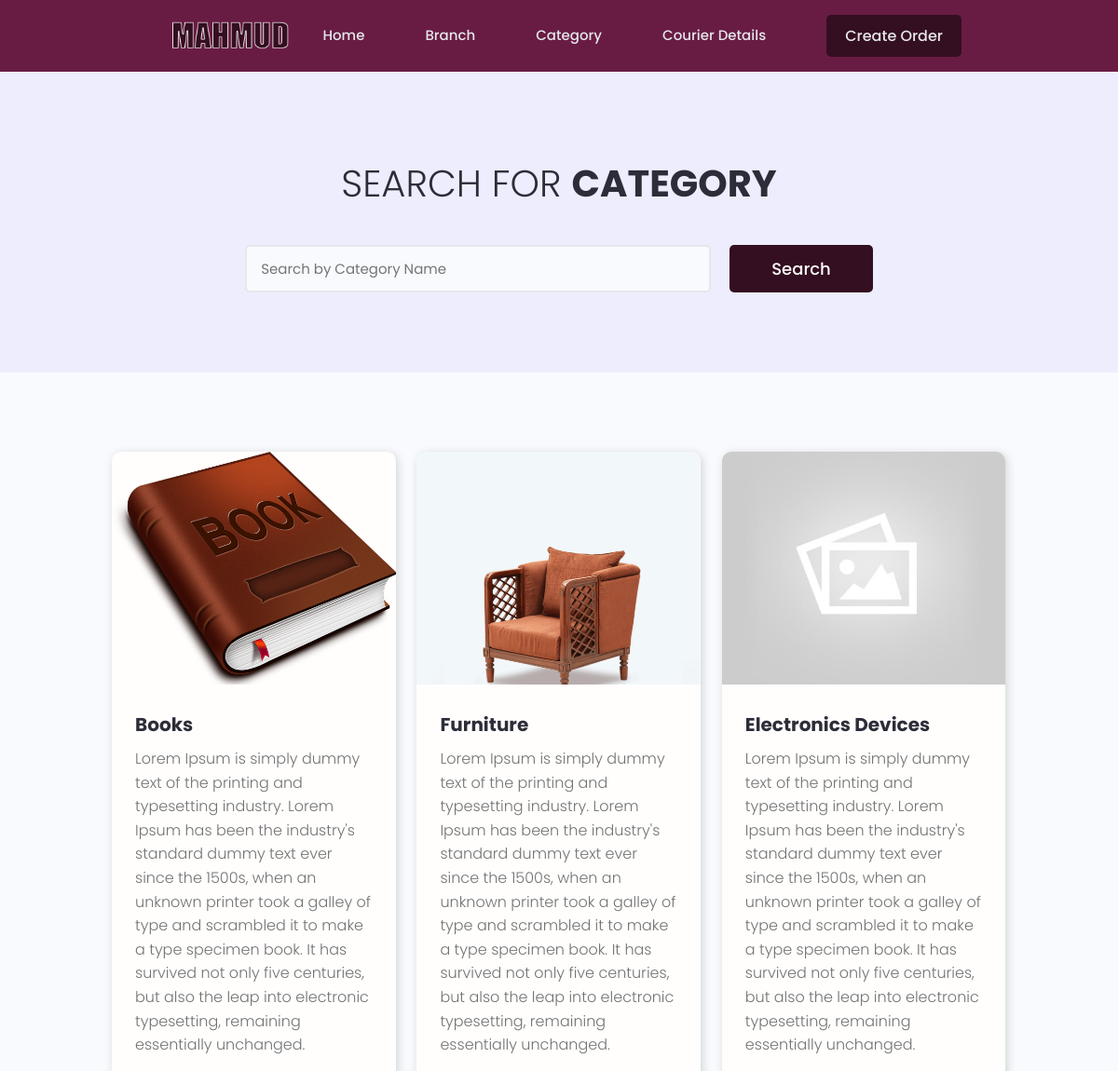
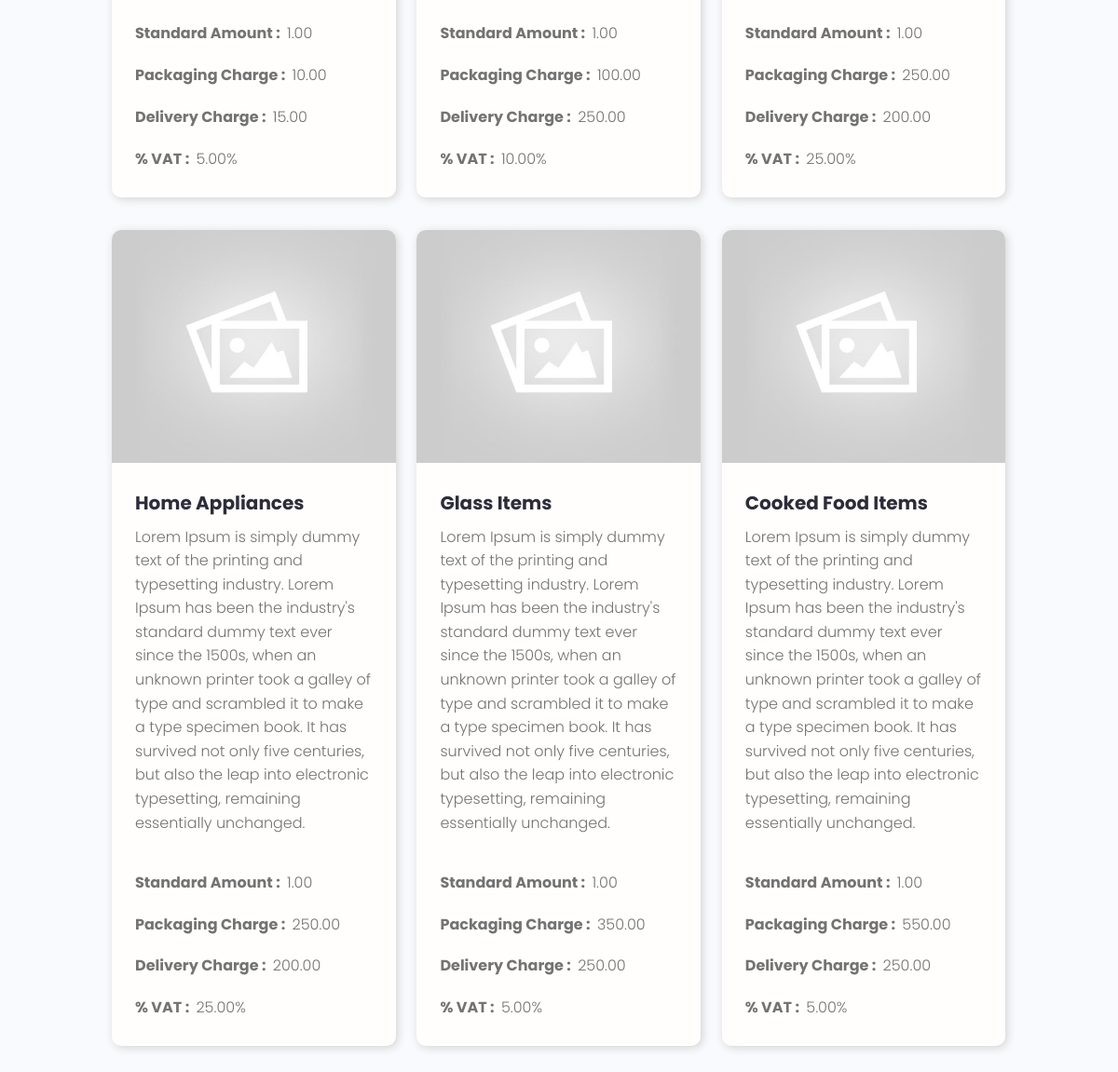
The page /category/ on the database its author committed (2 pictures, top to bottom).
### category/models.py (models this page shows, shortened)
class Category(models.Model):
    category_id = models.UUIDField(default=uuid.uuid4, unique=True, primary_key=True, editable=False)
    category_name = models.CharField(max_length=200, unique=True)
    category_description = models.TextField(null=True,blank=True)
    category_image = models.ImageField(null=True, blank=True, default='default.jpg')
    category_quantity = models.DecimalField(max_digits=10, decimal_places=2, default=1)
    packaging_charge = models.DecimalField(max_digits=10, decimal_places=2)
    delivery_charge = models.DecimalField(max_digits=10, decimal_places=2)
    category_vat = models.DecimalField(max_digits=10, decimal_places=2, default=5)
    category_created = models.DateTimeField(auto_now_add=True)
    @property
    def imageURL(self):
        try:
            img = self.category_image.url
        except:
            img = ''
        return img

### category/views.py (the view)
# urls.py: path('category/', views.category, name='category'),
def category(req):
    category = Category.objects.all()
    context = {'category':category}
    return render(req,'category/category.html',context)

### category/templates/category/category.html (shortened to what this page needs)
<!DOCTYPE html>
{% extends 'main.html' %}
    {% block content %}
    <main class="projects">
        <section class="hero-section text-center top-padding">
        <div class="container container--narrow">
            <div class="hero-section__box">
            <h2>Search for <span>Category</span></h2>
            </div>
            <div class="hero-section__search">
            <form class="form" action="#" method="get">
                <div class="form__field">
                <input class="input input--text" id="formInput#search" type="text" name="text"
                    placeholder="Search by Category Name" />
                </div>
                <input class="btn btn--sub btn--lg" type="submit" value="Search" />
            </form>
            </div>
        </div>
        </section>
        <section class="projectsList">
            <div class="container">
                <div class="grid grid--three">
                    {% for cat in category %}
                    <div class="column">
                        <div class="card project">
                            <a href="#" class="card-a project">
                                <img class="project__thumbnail" src="{{cat.imageURL}}" alt="project thumbnail" />
                                <div class="card__body">
                                <h3 class="project__title">{{cat.category_name}}</h3>
                                <p class="project--rating">{{cat.category_description}}</p>
                                <h4><span style="font-weight: bold;">Standard Amount    :</span> <span>{{cat.category_quantity}}</span></h4>
                                <h4><span style="font-weight: bold;">Packaging Charge   :</span> <span>{{cat.packaging_charge}}</span></h4>
                                <h4><span style="font-weight: bold;">Delivery Charge    :</span> <span>{{cat.delivery_charge}}</span></h4>
                                <h4><span style="font-weight: bold;">% VAT              :</span> <span>{{cat.category_vat}}%</span></h4>
                                </div>
                            </a>
                        </div>
                    </div>
                    {%endfor%}
                </div>
            </div>
        </section>
    </main>
    {% endblock content %}

### static/styles/app.css (style rules this page uses)
body { margin: 0; padding: 0; }
:root { --color-sub: #2d2d39; }
.btn--sub { background-color: #340e21; }
.top-padding { padding-top: 100px; }
.card { border: none; border-radius: 10px; overflow: hidden; box-shadow: 2px 2px 10px lightgray; transition: box-shadow .3s ease-in-out; }
.card-a { width: 100%; }
img { width: 100%; }
.hero-section { height: 50vh !important; display: flex; align-items: center; background-color: var(--color-sub); }
.hero-section__box { margin-bottom: 4rem; }
.hero-section__box > h2, .hero-section__box > h2 > span { font-size: 4rem; color: var(--color-light); line-height: 1.3; text-transform: uppercase; }
.hero-section__box > h2 { font-weight: 300; }
.hero-section__box > h2 > span { font-weight: 700; }
.hero-section__search > .form { display: flex; align-items: center; justify-content: center; gap: 2rem; }
.hero-section__search > .form input.input--text { width: 50rem; }
.project--rating { margin-bottom: 1.6em; margin-top: .5em; }
.projects > .hero-section { background: var(--color-sub-lighter); height: 30vh; }
.projects .hero-section__box { margin-bottom: 2.5rem; }
.projects .hero-section__box > h2 { color: var(--color-sub); }
.projects .hero-section__box > h2 > span { font-weight: 700; color: var(--color-sub); }
.projectsList { margin-top: 8rem; }
.project__thumbnail { height: 25rem; object-fit: cover; object-position: top center; }
.project__title { font-size: 2rem; font-weight: 700; color: var(--color-sub); }

### static/uikit/styles/modules/_variables.css (style rules this page uses)
:root { --color-main: #5aa5b9; --color-main-light: #e6faff; --color-sub: #3f4156; --color-sub-light: #51546e; --color-sub-lighter: #ededfd; --color-text: #737373; --color-gray: #8b8b8b; --color-light: #e5e7eb; --color-light-gray: #767676; --color-bg: #f8fafd; --color-white: #fffefd; --color-white-light: #f3f3f3; --color-success: #359e64; --color-success-bg: #def8e8; --color-error: #fc4b0b; --color-error-bg: #fff2ee; --font-base: 'Poppins', arial, helvetica, 'Segoe UI', roboto, ubuntu, sans-serif; --font-monospace: 'Fira Code', 'Courier New', courier, monospace; --font-regular: 300; --font-medium: 500; --font-bold: 700; --generic-shadow: 1px 1px 5px #00000010; --generic-transition: all 0.3s ease-in-out; }

### static/uikit/styles/modules/_base.css (style rules this page uses)
* { margin: 0; padding: 0; box-sizing: border-box; text-rendering: optimizeLegibility; color: inherit; font-size: inherit; }
html { font-size: 50%; }
@media only screen and (min-width: 480px) { html { font-size: 56.25%; } }
@media only screen and (min-width: 1200px) { html { font-size: 62.5%; } }
body { line-height: 1.6; font-weight: 400; font-size: 1.5rem; color: var(--color-text); background-color: var(--color-bg); min-height: 100vh; }

### static/uikit/styles/modules/_typography.css (style rules this page uses)
* { font-family: var(--font-base); }
h2 { font-size: 3.6rem; font-weight: var(--font-bold); }
h3 { font-size: 3.2rem; font-weight: var(--font-medium); }
h4 { font-size: 2.8rem; font-weight: var(--font-medium); }
p, span, strong { font-size: 1.6rem; color: var(--color-text); font-weight: var(--font-regular); }
a { padding-bottom: 2px; text-decoration: none; display: inline-block; color: var(--color-main); font-weight: var(--font-medium); }

### static/uikit/styles/modules/_utilities.css (style rules this page uses)
.container { width: 92%; max-width: 165rem; margin: 0 auto; box-sizing: border-box; }
.container--narrow { width: 92%; max-width: 120rem; }
@media screen and (min-width: 1000px) { .container { width: 90%; } }
@media screen and (min-width: 1000px) { .container--narrow { width: 85%; } }
@media screen and (min-width: 1200px) { .container { width: 80%; } }
@media screen and (min-width: 1200px) { .container--narrow { width: 72%; } }
.text-center { text-align: center; }

### static/uikit/styles/modules/_button.css (style rules this page uses)
.btn { display: inline-block; position: relative; cursor: pointer; background-color: var(--color-light); font-weight: var(--font-medium); color: var(--color-sub); text-decoration: none; padding: 1rem 2rem; border-radius: 0.5rem; border: none; width: -webkit-fit-content; width: -moz-fit-content; width: fit-content; height: -webkit-fit-content; height: -moz-fit-content; height: fit-content; font-size: 1.6rem; outline-width: 0; outline-color: transparent; -webkit-backface-visibility: hidden; backface-visibility: hidden; transition: all 0.3s ease-in-out; }
.btn--sub { background-color: var(--color-sub); color: var(--color-white); }
.btn--lg { font-size: 1.8rem; padding: 1.2rem 4.5rem; }

### static/uikit/styles/modules/_card.css (style rules this page uses)
.card { border-radius: 1rem; background-color: var(--color-white); border: 1.5px solid var(--color-light); width: auto; height: auto; margin-top: 0.5rem; margin-bottom: 0.5rem; overflow: hidden; }
.card__body, .card__header { padding: 2rem 2.5rem; }

### rows shown on the page
Category: imageURL (picture), category_name "Books", category_description "Lorem Ipsum is simply dummy text of the printing and typesetting industry. Lorem Ipsum has been the industry's standard dummy text ever since the 1500s, when an unknown printer took a galley of type and scrambled it to make a type specimen book. It has survived not only five centuries, but also the leap into electronic typesetting, remaining essentially unchanged.", category_quantity "1.00", packaging_charge "10.00", delivery_charge "15.00", category_vat "5.00"
Category: imageURL (picture), category_name "Furniture", category_description "Lorem Ipsum is simply dummy text of the printing and typesetting industry. Lorem Ipsum has been the industry's standard dummy text ever since the 1500s, when an unknown printer took a galley of type and scrambled it to make a type specimen book. It has survived not only five centuries, but also the leap into electronic typesetting, remaining essentially unchanged.", category_quantity "1.00", packaging_charge "100.00", delivery_charge "250.00", category_vat "10.00"
Category: imageURL (placeholder picture), category_name "Electronics Devices", category_description "Lorem Ipsum is simply dummy text of the printing and typesetting industry. Lorem Ipsum has been the industry's standard dummy text ever since the 1500s, when an unknown printer took a galley of type and scrambled it to make a type specimen book. It has survived not only five centuries, but also the leap into electronic typesetting, remaining essentially unchanged.", category_quantity "1.00", packaging_charge "250.00", delivery_charge "200.00", category_vat "25.00"
Category: imageURL (placeholder picture), category_name "Home Appliances", category_description "Lorem Ipsum is simply dummy text of the printing and typesetting industry. Lorem Ipsum has been the industry's standard dummy text ever since the 1500s, when an unknown printer took a galley of type and scrambled it to make a type specimen book. It has survived not only five centuries, but also the leap into electronic typesetting, remaining essentially unchanged.", category_quantity "1.00", packaging_charge "250.00", delivery_charge "200.00", category_vat "25.00"
Category: imageURL (placeholder picture), category_name "Glass Items", category_description "Lorem Ipsum is simply dummy text of the printing and typesetting industry. Lorem Ipsum has been the industry's standard dummy text ever since the 1500s, when an unknown printer took a galley of type and scrambled it to make a type specimen book. It has survived not only five centuries, but also the leap into electronic typesetting, remaining essentially unchanged.", category_quantity "1.00", packaging_charge "350.00", delivery_charge "250.00", category_vat "5.00"
Category: imageURL (placeholder picture), category_name "Cooked Food Items", category_description "Lorem Ipsum is simply dummy text of the printing and typesetting industry. Lorem Ipsum has been the industry's standard dummy text ever since the 1500s, when an unknown printer took a galley of type and scrambled it to make a type specimen book. It has survived not only five centuries, but also the leap into electronic typesetting, remaining essentially unchanged.", category_quantity "1.00", packaging_charge "550.00", delivery_charge "250.00", category_vat "5.00"
